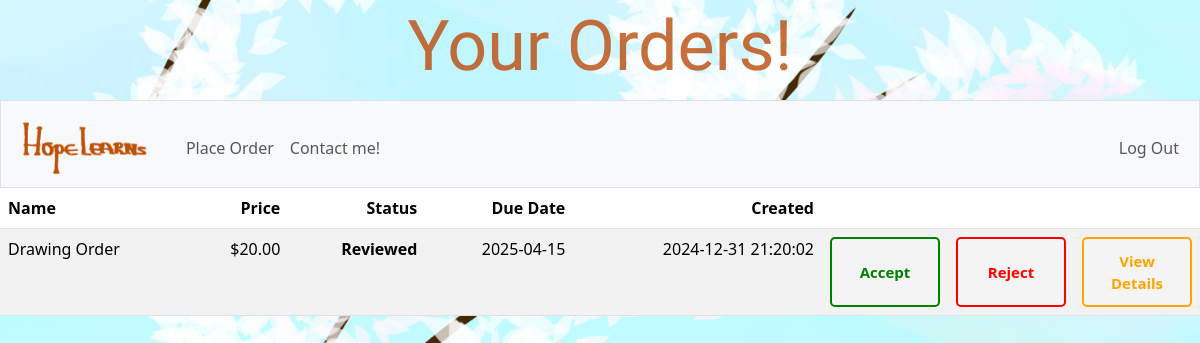
/ (signed in), run on the app's committed database.
### tables this page shows
CREATE TABLE orders (
    order_id INTEGER PRIMARY KEY AUTOINCREMENT NOT NULL,
    user_id INTEGER NOT NULL,
    order_name VARCHAR(255) NOT NULL,
    character_part VARCHAR(50) NOT NULL,
    preferred_style VARCHAR(50) NOT NULL,
    pose_view VARCHAR(50) NOT NULL,
    pose_description TEXT NOT NULL,
    character_features_description TEXT,
    outfit_description TEXT,
    has_background BOOLEAN NOT NULL,
    background_description TEXT,
    price NUMERIC DEFAULT NULL,
    status VARCHAR(10) CHECK (status IN ('pending', 'reviewed', 'accepted', 'completed')) DEFAULT 'pending',
    order_due_date DATE NOT NULL,
    created_at DATETIME DEFAULT CURRENT_TIMESTAMP,
    FOREIGN KEY (user_id) REFERENCES users(id) ON DELETE CASCADE
);

### app.py (the view)
@app.route("/")
@login_required
def index():
    user_id = session["user_id"]
    is_admin = user_or_admin(user_id)
    if is_admin:
        past_orders = db.execute("""
                                SELECT order_id,
                                order_name,
                                price,
                                status,
                                order_due_date,
                                created_at
                                FROM orders
                                ORDER BY order_due_date ASC
                                """)
    else:
        past_orders = db.execute("""
                                SELECT order_id,
                                order_name,
                                price,
                                status,
                                order_due_date,
                                created_at
                                FROM orders
                                WHERE user_id = ?
                                ORDER BY order_due_date ASC
                                """, user_id)
    for order in past_orders:
        if not order["price"]:
            order["price"] = '-'
    return render_template("index.html", action_required=True, is_admin=is_admin,
                           past_orders=past_orders, page_title="Orders!" if is_admin else "Your Orders!")

### app.py (called while the page is built)
@app.after_request
def after_request(response):
    response.headers["Cache-Control"] = "no-cache, no-store, must-revalidate"
    response.headers["Expires"] = 0
    response.headers["Pragma"] = "no-cache"
    return response

### helpers.py (called while the page is built)
def login_required(f):
    @wraps(f)
    def decorated_function(*args, **kwargs):
        if session.get("user_id") is None:
            return redirect("/login")
        return f(*args, **kwargs)
    return decorated_function

def usd(value):
    return f"${value:,.2f}"

def user_or_admin(user_id):
    is_admin = db.execute("SELECT is_admin FROM users WHERE id = ?", user_id)
    is_admin = is_admin[0]["is_admin"]
    return is_admin

### templates/index.html (shortened to what this page needs)
{% extends "layout.html" %}
{% block main %}
    <table class="table table-striped">
        <thead>
            <tr>
                <th class="align-left">Name</th>
                <th class="align-right">Price</th>
                <th class="align-right">Status</th>
                <th class="align-right">Due Date</th>
                <th class="align-right">Created</th>
                <th></th>
                {% if action_required %}
                    <th></th>
                    <th></th>
                {% endif %}
            </tr>
        </thead>
        <tbody>
            {% for order in past_orders %}
                <tr>
                    <td class="align-left">{{ order.order_name}}</td>
                    {% if order.price != '-' %}
                        <td class="align-right">{{ order.price | usd }}</td>
                    {% else %}
                        <td class="align-right">{{ order.price }}</td>
                    {% endif %}
                    {% if order.status == 'pending' %}
                        <td class="align-right color-grey bold">Pending</td>
                    {% elif order.status == 'reviewed' %}
                        <td class="align-right bold">Reviewed</td>
                    {% elif order.status == 'accepted' %}
                        <td class="align-right color-green bold">Accepted</td>
                    {% else %}
                        <td class="align-right color-green bold">Completed</td>
                    {% endif %}
                    <td class="align-right">{{ order.order_due_date }}</td>
                    <td class="align-right">{{ order.created_at }}</td>
                    {% if action_required %}
                        {% if not is_admin %}
                            {% if order.status == 'reviewed' %}
                                <td class="align-right small-width">
                                    <form action="/handle-action" method="post" onsubmit="return confirmAccept();">
                                        <button type="submit" class="green-btn" value="accept" name="action">Accept</button>
                                    </form>
                                </td>
                                <td class="align-right small-width">
                                    <form action="/handle-action" method="post" onsubmit="return confirmReject();">
                                        <button type="submit" class="red-btn" value="reject" name="action">Reject</button>
                                    </form>
                                </td>
                            {% endif %}
                        {% endif %}
                    {% endif %}
                    <td class="align-right small-width">
                        <form action="/view-details" method="get">
                            <button type="submit" class="yellow-btn">View Details</button>
                        </form>
                    </td>
                </tr>
            {% endfor %}
        </tbody>
    </table>
{% endblock %}

### static/styles.css (style rules this page uses)
html, body { height: 100%; margin: 0; padding: 0 }
form { display: flex; flex-direction: column; gap: 15px }
body { background-image: url('/static/blue with trees.png'); background-repeat: repeat; background-size: cover; background-position: top center; width: 100%; min-height: 100vh }
.red-btn, .yellow-btn, .green-btn { background-color: #f4f4f4; border-radius: 5px; padding: 10px 20px; font-size: 15px; cursor: pointer; transition: all .3s ease; width: 110px; height: 70px; font-weight: 700; text-align: center }
.red-btn { color: red; border: 2px solid red }
.yellow-btn { color: orange; border: 2px solid orange }
.green-btn { color: green; border: 2px solid green }
.align-left { text-align: left }
.align-right { text-align: right }
.small-width { width: 100px }
.bold { font-weight: 700 }

### data on the page
orders: order_name "Drawing Order", price "$20.00", status "Reviewed", order_due_date "2025-04-15", created_at "2024-12-31 21:20:02"

### other printed values
{{ page_title or "Hope Learns!" }} "Your Orders!"
